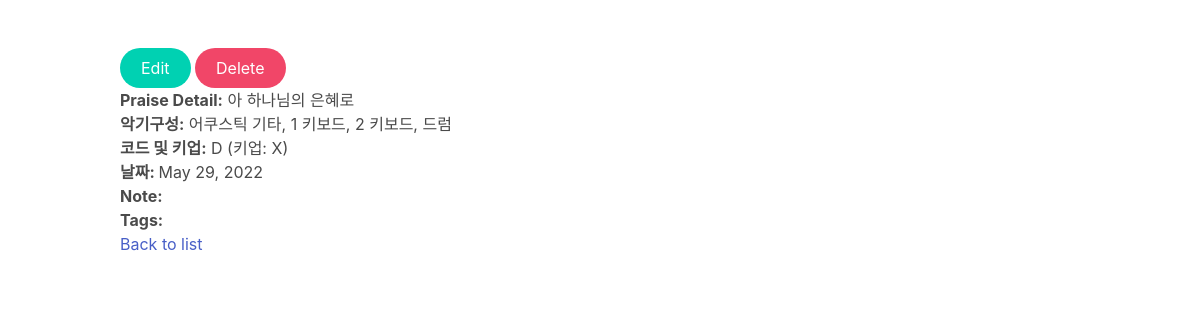
Page /praise/5/ on the earlier database version.
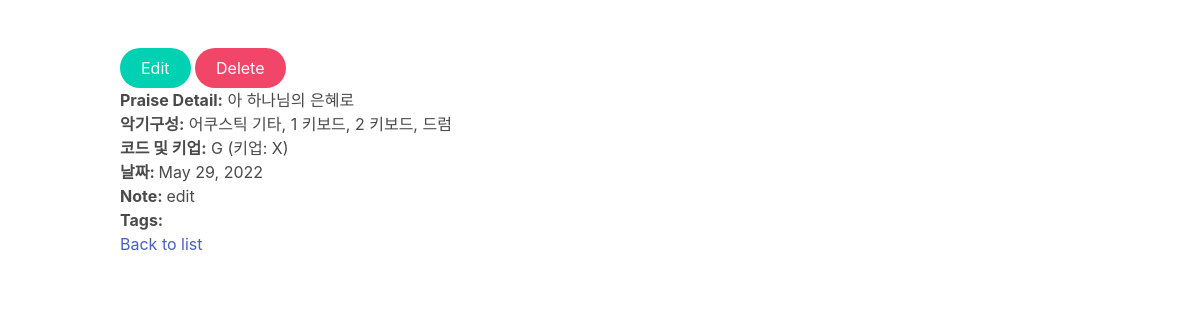
Same page on the later database version.
### praises/models.py (models this page shows, shortened)
class Praise(models.Model):
    def validate_file(self):
        filesize = self.file.size
        megabyte_limit = 5.0
        if filesize > megabyte_limit * 1024 * 1024:
            raise ValidationError("Max file size is %sMB" % str(megabyte_limit))
    chord_list = (
        ('C', 'C'),
        ('D', 'D'),
        ('Eb', 'Eb'),
        ('E', 'E'),
        ('F', 'F'),
        ('G', 'G'),
        ('A', 'A'),
        ('Bb', 'Bb'),
        ('B', 'B'),
    )
    name = models.TextField()
    instruments = models.TextField(blank=True)
    chord = models.CharField(max_length=3, choices=chord_list, blank=True)
    key_up = models.TextField(max_length=3, default="X")
    date = models.DateField(default=timezone.now)
    note = models.CharField(max_length=256, blank=True)
    image = models.ImageField(upload_to='praises/', blank=True, null=True, validators=[validate_file])
    file = models.FileField(upload_to='praises/pdf/', blank=True, null=True,
                            validators=[FileExtensionValidator(['pdf']), validate_file],)
    tags = models.ManyToManyField(to=Tag)

### praises/views.py (the view)
# urls.py: path('<int:id>/', praise_detail_view, name='detail'),
def praise_detail_view(request, id):
    obj = Praise.objects.get(id=id)
    for tag in obj.tags.all():
        print(tag.get_bulma_color_class())
    context = {
        "object": obj,
        "modal": process_modal_vars(
            "Delete Confirmation", "Do you want to delete this content?", "Yes", reverse("praises:delete",
                                                                                         kwargs={"id": id})
        )
    }
    return render(request, "praise/detail.html", context=context)

### first_django/utils.py (called while the page is built)
def process_modal_vars(title, content, label, url=None):
    return {
        "modal_title": title,
        "modal_content": content,
        "modal_submit_label": label,
        "form_action": url,
    }

### templates/praise/detail.html (shortened to what this page needs)
{% extends "base.html" %}
{% block content %}
    <a class="button is-primary is-rounded"  style=text-align:right; href="{% url 'praises:edit' object.id %}">Edit</a>
    <button class="button is-danger is-rounded js-modal-trigger" data-target="modal-js-example">Delete</button>
    <p><b>Praise Detail:</b> {{ object.name }}</p>
    <p><b>악기구성:</b> {{ object.instruments }}</p>
    <p><b>코드 및 키업:</b> {{ object.chord }} (키업: {{ object.key_up }})</p>
    <p><b>날짜: </b>{{ object.date}} </p>
    <p><b>Note: </b>{{ object.note }}</p>
    <div>
        <p><b>Tags:</b></p>
    </div>
    <p><a href="{% url 'praises:list' %}"> Back to list </a></p>
{% endblock content %}

Differences in the rows shown:
changed Praise "아 하나님의 은혜로": chord "D" → "G"; note (not shown) → "edit"
